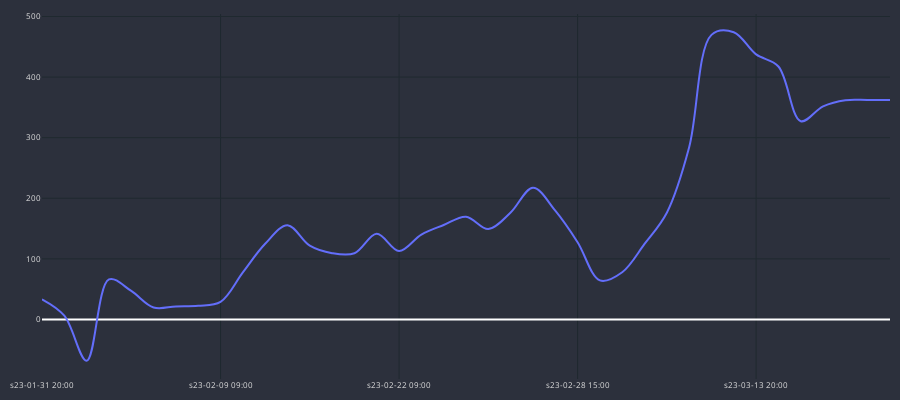

Notebook cell for this chart:
### Code cell
cp = CandlePlot(df_trades, candles=False)
cp.show_plot(line_traces=['GAIN_C'])

### Figure 1 — Plotly figure (JSON) as saved in the notebook; plotly's stock layout.template omitted (floating-point values rounded to 4 significant figures)
{"data": [{"line": {"shape": "spline", "width": 2}, "name": "GAIN_C", "type": "scatter", "x": ["s23-01-31 20:00", "s23-02-02 16:00", "s23-02-03 14:00", "s23-02-03 17:00", "s23-02-07 09:00", "s23-02-07 13:00", "s23-02-08 02:00", "s23-02-08 20:00", "s23-02-09 09:00", "s23-02-10 01:00", "s23-02-13 14:00", "s23-02-14 22:00", "s23-02-16 06:00", "s23-02-16 17:00", "s23-02-17 20:00", "s23-02-20 19:00", "s23-02-22 09:00", "s23-02-22 12:00", "s23-02-23 12:00", "s23-02-23 14:00", "s23-02-24 06:00", "s23-02-24 13:00", "s23-02-27 10:00", "s23-02-28 09:00", "s23-02-28 15:00", "s23-03-01 00:00", "s23-03-01 11:00", "s23-03-02 04:00", "s23-03-03 07:00", "s23-03-07 12:00", "s23-03-08 17:00", "s23-03-13 19:00", "s23-03-13 20:00", "s23-03-14 08:00", "s23-03-14 18:00", "s23-03-15 12:00", "s23-03-16 06:00", "s23-03-16 23:00", "s23-03-17 00:00"], "y": [33.2, 6.1, -68.2, 66.1, 47.0, 19.7, 21.5, 22.6, 29.0, 77.6, 124.8, 155.6, 121.7, 109.3, 109.2, 141.3, 112.9, 140.0, 155.8, 169.5, 149.2, 176.5, 217.4, 179.5, 127.5, 64.4, 77.9, 124.6, 176.2, 284.2, 469.7, 474.0, 437.4, 417.5, 327.2, 351.6, 361.8, 362.2, 362.2]}], "layout": {"font": {"color": "#e1e1e1", "size": 8}, "height": 400, "margin": {"b": 10, "l": 10, "r": 10, "t": 10}, "paper_bgcolor": "#2c303c", "plot_bgcolor": "#2c303c", "width": 900, "xaxis": {"gridcolor": "#1f292f", "nticks": 5, "rangeslider": {"visible": false}}, "yaxis": {"gridcolor": "#1f292f"}}}
